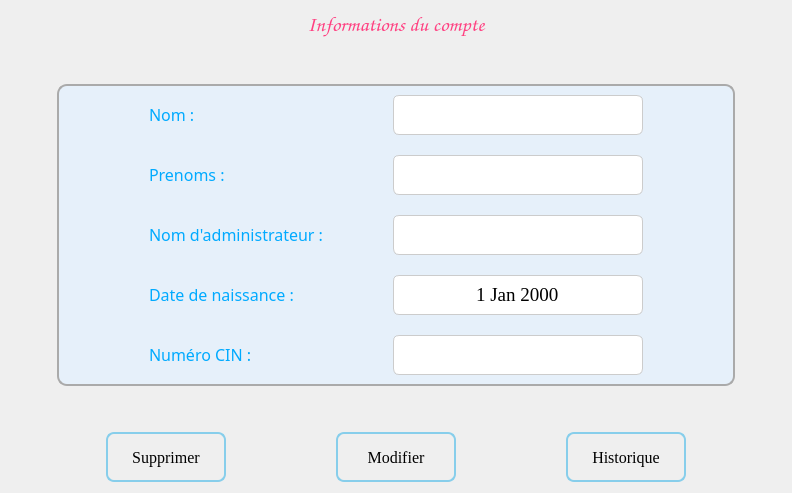
          <widget class="QWidget" name="page_3">
           <layout class="QGridLayout" name="gridLayout_5">
            <item row="2" column="0">
             <spacer name="horizontalSpacer_5">
              <property name="orientation">
               <enum>Qt::Orientation::Horizontal</enum>
              </property>
              <property name="sizeType">
               <enum>QSizePolicy::Policy::Preferred</enum>
              </property>
              <property name="sizeHint" stdset="0">
               <size>
                <width>40</width>
                <height>20</height>
               </size>
              </property>
             </spacer>
            </item>
            <item row="3" column="1">
             <spacer name="verticalSpacer_4">
              <property name="orientation">
               <enum>Qt::Orientation::Vertical</enum>
              </property>
              <property name="sizeType">
               <enum>QSizePolicy::Policy::Preferred</enum>
              </property>
              <property name="sizeHint" stdset="0">
               <size>
                <width>20</width>
                <height>40</height>
               </size>
              </property>
             </spacer>
            </item>
            <item row="1" column="1">
             <spacer name="verticalSpacer_2">
              <property name="orientation">
               <enum>Qt::Orientation::Vertical</enum>
              </property>
              <property name="sizeType">
               <enum>QSizePolicy::Policy::Preferred</enum>
              </property>
              <property name="sizeHint" stdset="0">
               <size>
                <width>20</width>
                <height>40</height>
               </size>
              </property>
             </spacer>
            </item>
            <item row="2" column="1">
             <widget class="QFrame" name="frame_3">
              <property name="sizePolicy">
               <sizepolicy hsizetype="Expanding" vsizetype="Expanding">
                <horstretch>0</horstretch>
                <verstretch>0</verstretch>
               </sizepolicy>
              </property>
              <property name="styleSheet">
               <string notr="true">QFrame {
border : 2px solid #aaaaaa;
background-color : #E6F0FA;
border-radius : 10px;
}</string>
              </property>
              <property name="frameShape">
               <enum>QFrame::Shape::StyledPanel</enum>
              </property>
              <property name="frameShadow">
               <enum>QFrame::Shadow::Raised</enum>
              </property>
              <layout class="QGridLayout" name="gridLayout_6">
               <property name="leftMargin">
                <number>50</number>
               </property>
               <property name="rightMargin">
                <number>50</number>
               </property>
               <property name="spacing">
                <number>20</number>
               </property>
               <item row="2" column="1">
                <widget class="QLabel" name="label_12">
                 <property name="sizePolicy">
                  <sizepolicy hsizetype="Fixed" vsizetype="Fixed">
                   <horstretch>0</horstretch>
                   <verstretch>0</verstretch>
                  </sizepolicy>
                 </property>
                 <property name="font">
                  <font>
                   <family>Calisto MT</family>
                   <pointsize>12</pointsize>
                  </font>
                 </property>
                 <property name="styleSheet">
                  <string notr="true">border : none;
color: #00aaff;</string>
                 </property>
                 <property name="text">
                  <string>Nom d'administrateur :</string>
                 </property>
                </widget>
               </item>
               <item row="4" column="1">
                <widget class="QLabel" name="label_15">
                 <property name="sizePolicy">
                  <sizepolicy hsizetype="Fixed" vsizetype="Fixed">
                   <horstretch>0</horstretch>
                   <verstretch>0</verstretch>
                  </sizepolicy>
                 </property>
                 <property name="font">
                  <font>
                   <family>Calisto MT</family>
                   <pointsize>12</pointsize>
                  </font>
                 </property>
                 <property name="styleSheet">
                  <string notr="true">border : none;
color: #00aaff;</string>
                 </property>
                 <property name="text">
                  <string>Numéro CIN :</string>
                 </property>
                </widget>
               </item>
               <item row="1" column="0">
                <spacer name="horizontalSpacer_19">
                 <property name="orientation">
                  <enum>Qt::Orientation::Horizontal</enum>
                 </property>
                 <property name="sizeType">
                  <enum>QSizePolicy::Policy::Preferred</enum>
                 </property>
                 <property name="sizeHint" stdset="0">
                  <size>
                   <width>40</width>
                   <height>20</height>
                  </size>
                 </property>
                </spacer>
               </item>
               <item row="0" column="1">
                <widget class="QLabel" name="label_8">
                 <property name="sizePolicy">
                  <sizepolicy hsizetype="Fixed" vsizetype="Fixed">
                   <horstretch>0</horstretch>
                   <verstretch>0</verstretch>
                  </sizepolicy>
                 </property>
                 <property name="font">
                  <font>
                   <family>Calisto MT</family>
                   <pointsize>12</pointsize>
                  </font>
                 </property>
                 <property name="styleSheet">
                  <string notr="true">border : none;
color: #00aaff;</string>
                 </property>
                 <property name="text">
                  <string>Nom :</string>
                 </property>
                </widget>
               </item>
               <item row="3" column="3">
                <widget class="QDateEdit" name="naissance">
                 <property name="sizePolicy">
                  <sizepolicy hsizetype="Expanding" vsizetype="Expanding">
                   <horstretch>0</horstretch>
                   <verstretch>0</verstretch>
                  </sizepolicy>
                 </property>
                 <property name="minimumSize">
                  <size>
                   <width>250</width>
                   <height>40</height>
                  </size>
                 </property>
                 <property name="maximumSize">
                  <size>
                   <width>360</width>
                   <height>40</height>
                  </size>
                 </property>
                 <property name="font">
                  <font>
                   <family>Times New Roman</family>
                   <pointsize>14</pointsize>
                  </font>
                 </property>
                 <property name="styleSheet">
                  <string notr="true">QDateEdit {
  border: 1px solid #ccc;
  border-radius: 6px;
}
QDateEdit:focus {
background-color : white;
border : 1px solid #a5a5a5;
}</string>
                 </property>
                 <property name="alignment">
                  <set>Qt::AlignmentFlag::AlignCenter</set>
                 </property>
                 <property name="buttonSymbols">
                  <enum>QAbstractSpinBox::ButtonSymbols::NoButtons</enum>
                 </property>
                </widget>
               </item>
               <item row="3" column="0">
                <spacer name="horizontalSpacer_21">
                 <property name="orientation">
                  <enum>Qt::Orientation::Horizontal</enum>
                 </property>
                 <property name="sizeType">
                  <enum>QSizePolicy::Policy::Preferred</enum>
                 </property>
                 <property name="sizeHint" stdset="0">
                  <size>
                   <width>40</width>
                   <height>20</height>
                  </size>
                 </property>
                </spacer>
               </item>
               <item row="4" column="3">
                <widget class="QLineEdit" name="cin">
                 <property name="sizePolicy">
                  <sizepolicy hsizetype="Expanding" vsizetype="Expanding">
                   <horstretch>0</horstretch>
                   <verstretch>0</verstretch>
                  </sizepolicy>
                 </property>
                 <property name="minimumSize">
                  <size>
                   <width>250</width>
                   <height>40</height>
                  </size>
                 </property>
                 <property name="maximumSize">
                  <size>
                   <width>360</width>
                   <height>40</height>
                  </size>
                 </property>
                 <property name="font">
                  <font>
                   <family>Times New Roman</family>
                   <pointsize>14</pointsize>
                  </font>
                 </property>
                 <property name="styleSheet">
                  <string notr="true">QLineEdit {
  border: 1px solid #ccc;
  border-radius: 6px;
}
QLineEdit:focus {
background-color : white;
border : 1px solid #a5a5a5;
}</string>
                 </property>
                 <property name="maxLength">
                  <number>12</number>
                 </property>
                 <property name="echoMode">
                  <enum>QLineEdit::EchoMode::Normal</enum>
                 </property>
                 <property name="alignment">
                  <set>Qt::AlignmentFlag::AlignCenter</set>
                 </property>
                 <property name="readOnly">
                  <bool>true</bool>
                 </property>
                </widget>
               </item>
               <item row="1" column="1">
                <widget class="QLabel" name="label_13">
                 <property name="sizePolicy">
                  <sizepolicy hsizetype="Fixed" vsizetype="Fixed">
                   <horstretch>0</horstretch>
                   <verstretch>0</verstretch>
                  </sizepolicy>
                 </property>
                 <property name="font">
                  <font>
                   <family>Calisto MT</family>
                   <pointsize>12</pointsize>
                  </font>
                 </property>
                 <property name="styleSheet">
                  <string notr="true">border : none;
color: #00aaff;</string>
                 </property>
                 <property name="text">
                  <string>Prenoms :</string>
                 </property>
                </widget>
               </item>
               <item row="0" column="0">
                <spacer name="horizontalSpacer_18">
                 <property name="orientation">
                  <enum>Qt::Orientation::Horizontal</enum>
                 </property>
                 <property name="sizeType">
                  <enum>QSizePolicy::Policy::Preferred</enum>
                 </property>
                 <property name="sizeHint" stdset="0">
                  <size>
                   <width>40</width>
                   <height>20</height>
                  </size>
                 </property>
                </spacer>
               </item>
               <item row="4" column="0">
                <spacer name="horizontalSpacer_22">
                 <property name="orientation">
                  <enum>Qt::Orientation::Horizontal</enum>
                 </property>
                 <property name="sizeType">
                  <enum>QSizePolicy::Policy::Preferred</enum>
                 </property>
                 <property name="sizeHint" stdset="0">
                  <size>
                   <width>40</width>
                   <height>20</height>
                  </size>
                 </property>
                </spacer>
               </item>
               <item row="0" column="3">
                <widget class="QLineEdit" name="nom">
                 <property name="sizePolicy">
                  <sizepolicy hsizetype="Expanding" vsizetype="Expanding">
                   <horstretch>0</horstretch>
                   <verstretch>0</verstretch>
                  </sizepolicy>
                 </property>
                 <property name="minimumSize">
                  <size>
                   <width>250</width>
                   <height>40</height>
                  </size>
                 </property>
                 <property name="maximumSize">
                  <size>
                   <width>360</width>
                   <height>40</height>
                  </size>
                 </property>
                 <property name="font">
                  <font>
                   <family>Times New Roman</family>
                   <pointsize>14</pointsize>
                  </font>
                 </property>
                 <property name="styleSheet">
                  <string notr="true">QLineEdit {
  border: 1px solid #ccc;
  border-radius: 6px;
}
QLineEdit:focus {
background-color : white;
border : 1px solid #a5a5a5;
}</string>
                 </property>
                 <property name="maxLength">
                  <number>20</number>
                 </property>
                 <property name="alignment">
                  <set>Qt::AlignmentFlag::AlignCenter</set>
                 </property>
                 <property name="readOnly">
                  <bool>true</bool>
                 </property>
                </widget>
               </item>
               <item row="2" column="3">
                <widget class="QLineEdit" name="administrateur">
                 <property name="sizePolicy">
                  <sizepolicy hsizetype="Expanding" vsizetype="Expanding">
                   <horstretch>0</horstretch>
                   <verstretch>0</verstretch>
                  </sizepolicy>
                 </property>
                 <property name="minimumSize">
                  <size>
                   <width>250</width>
                   <height>40</height>
                  </size>
                 </property>
                 <property name="maximumSize">
                  <size>
                   <width>360</width>
                   <height>40</height>
                  </size>
                 </property>
                 <property name="font">
                  <font>
                   <family>Times New Roman</family>
                   <pointsize>14</pointsize>
                  </font>
                 </property>
                 <property name="styleSheet">
                  <string notr="true">QLineEdit {
  border: 1px solid #ccc;
  border-radius: 6px;
}
QLineEdit:focus {
background-color : white;
border : 1px solid #a5a5a5;
}</string>
                 </property>
                 <property name="maxLength">
                  <number>20</number>
                 </property>
                 <property name="alignment">
                  <set>Qt::AlignmentFlag::AlignCenter</set>
                 </property>
                 <property name="readOnly">
                  <bool>true</bool>
                 </property>
                </widget>
               </item>
               <item row="2" column="0">
                <spacer name="horizontalSpacer_20">
                 <property name="orientation">
                  <enum>Qt::Orientation::Horizontal</enum>
                 </property>
                 <property name="sizeType">
                  <enum>QSizePolicy::Policy::Preferred</enum>
                 </property>
                 <property name="sizeHint" stdset="0">
                  <size>
                   <width>40</width>
                   <height>20</height>
                  </size>
                 </property>
                </spacer>
               </item>
               <item row="0" column="2">
                <spacer name="horizontalSpacer_13">
                 <property name="orientation">
                  <enum>Qt::Orientation::Horizontal</enum>
                 </property>
                 <property name="sizeType">
                  <enum>QSizePolicy::Policy::Fixed</enum>
                 </property>
                 <property name="sizeHint" stdset="0">
                  <size>
                   <width>50</width>
                   <height>20</height>
                  </size>
                 </property>
                </spacer>
               </item>
               <item row="3" column="2">
                <spacer name="horizontalSpacer_16">
                 <property name="orientation">
                  <enum>Qt::Orientation::Horizontal</enum>
                 </property>
                 <property name="sizeType">
                  <enum>QSizePolicy::Policy::Fixed</enum>
                 </property>
                 <property name="sizeHint" stdset="0">
                  <size>
                   <width>50</width>
                   <height>20</height>
                  </size>
                 </property>
                </spacer>
               </item>
               <item row="1" column="2">
                <spacer name="horizontalSpacer_14">
                 <property name="orientation">
                  <enum>Qt::Orientation::Horizontal</enum>
                 </property>
                 <property name="sizeType">
                  <enum>QSizePolicy::Policy::Fixed</enum>
                 </property>
                 <property name="sizeHint" stdset="0">
                  <size>
                   <width>50</width>
                   <height>20</height>
                  </size>
                 </property>
                </spacer>
               </item>
               <item row="3" column="1">
                <widget class="QLabel" name="label_14">
                 <property name="sizePolicy">
                  <sizepolicy hsizetype="Fixed" vsizetype="Fixed">
                   <horstretch>0</horstretch>
                   <verstretch>0</verstretch>
                  </sizepolicy>
                 </property>
                 <property name="font">
                  <font>
                   <family>Calisto MT</family>
                   <pointsize>12</pointsize>
                  </font>
                 </property>
                 <property name="styleSheet">
                  <string notr="true">border : none;
color: #00aaff;</string>
                 </property>
                 <property name="text">
                  <string>Date de naissance :</string>
                 </property>
                </widget>
               </item>
               <item row="2" column="2">
                <spacer name="horizontalSpacer_15">
                 <property name="orientation">
                  <enum>Qt::Orientation::Horizontal</enum>
                 </property>
                 <property name="sizeType">
                  <enum>QSizePolicy::Policy::Fixed</enum>
                 </property>
                 <property name="sizeHint" stdset="0">
                  <size>
                   <width>50</width>
                   <height>20</height>
                  </size>
                 </property>
                </spacer>
               </item>
               <item row="1" column="3">
                <widget class="QLineEdit" name="prenoms">
                 <property name="sizePolicy">
                  <sizepolicy hsizetype="Expanding" vsizetype="Expanding">
                   <horstretch>0</horstretch>
                   <verstretch>0</verstretch>
                  </sizepolicy>
                 </property>
                 <property name="minimumSize">
                  <size>
                   <width>250</width>
                   <height>40</height>
                  </size>
                 </property>
                 <property name="maximumSize">
                  <size>
                   <width>360</width>
                   <height>40</height>
                  </size>
                 </property>
                 <property name="font">
                  <font>
                   <family>Times New Roman</family>
                   <pointsize>14</pointsize>
                  </font>
                 </property>
                 <property name="styleSheet">
                  <string notr="true">QLineEdit {
  border: 1px solid #ccc;
  border-radius: 6px;
}
QLineEdit:focus {
background-color : white;
border : 1px solid #a5a5a5;
}</string>
                 </property>
                 <property name="maxLength">
                  <number>20</number>
                 </property>
                 <property name="echoMode">
                  <enum>QLineEdit::EchoMode::Normal</enum>
                 </property>
                 <property name="alignment">
                  <set>Qt::AlignmentFlag::AlignCenter</set>
                 </property>
                 <property name="readOnly">
                  <bool>true</bool>
                 </property>
                </widget>
               </item>
               <item row="4" column="2">
                <spacer name="horizontalSpacer_17">
                 <property name="orientation">
                  <enum>Qt::Orientation::Horizontal</enum>
                 </property>
                 <property name="sizeType">
                  <enum>QSizePolicy::Policy::Fixed</enum>
                 </property>
                 <property name="sizeHint" stdset="0">
                  <size>
                   <width>50</width>
                   <height>20</height>
                  </size>
                 </property>
                </spacer>
               </item>
               <item row="0" column="4">
                <spacer name="horizontalSpacer_23">
                 <property name="orientation">
                  <enum>Qt::Orientation::Horizontal</enum>
                 </property>
                 <property name="sizeType">
                  <enum>QSizePolicy::Policy::Preferred</enum>
                 </property>
                 <property name="sizeHint" stdset="0">
                  <size>
                   <width>40</width>
                   <height>20</height>
                  </size>
                 </property>
                </spacer>
               </item>
               <item row="1" column="4">
                <spacer name="horizontalSpacer_24">
                 <property name="orientation">
                  <enum>Qt::Orientation::Horizontal</enum>
                 </property>
                 <property name="sizeType">
                  <enum>QSizePolicy::Policy::Preferred</enum>
                 </property>
                 <property name="sizeHint" stdset="0">
                  <size>
                   <width>40</width>
                   <height>20</height>
                  </size>
                 </property>
                </spacer>
               </item>
               <item row="2" column="4">
                <spacer name="horizontalSpacer_25">
                 <property name="orientation">
                  <enum>Qt::Orientation::Horizontal</enum>
                 </property>
                 <property name="sizeType">
                  <enum>QSizePolicy::Policy::Preferred</enum>
                 </property>
                 <property name="sizeHint" stdset="0">
                  <size>
                   <width>40</width>
                   <height>20</height>
                  </size>
                 </property>
                </spacer>
               </item>
               <item row="3" column="4">
                <spacer name="horizontalSpacer_26">
                 <property name="orientation">
                  <enum>Qt::Orientation::Horizontal</enum>
                 </property>
                 <property name="sizeType">
                  <enum>QSizePolicy::Policy::Preferred</enum>
                 </property>
                 <property name="sizeHint" stdset="0">
                  <size>
                   <width>40</width>
                   <height>20</height>
                  </size>
                 </property>
                </spacer>
               </item>
               <item row="4" column="4">
                <spacer name="horizontalSpacer_27">
                 <property name="orientation">
                  <enum>Qt::Orientation::Horizontal</enum>
                 </property>
                 <property name="sizeType">
                  <enum>QSizePolicy::Policy::Preferred</enum>
                 </property>
                 <property name="sizeHint" stdset="0">
                  <size>
                   <width>40</width>
                   <height>20</height>
                  </size>
                 </property>
                </spacer>
               </item>
              </layout>
             </widget>
            </item>
            <item row="0" column="1">
             <widget class="QLabel" name="label_194">
              <property name="sizePolicy">
               <sizepolicy hsizetype="Preferred" vsizetype="Fixed">
                <horstretch>0</horstretch>
                <verstretch>0</verstretch>
               </sizepolicy>
              </property>
              <property name="font">
               <font>
                <family>Comic Sans MS</family>
                <pointsize>16</pointsize>
               </font>
              </property>
              <property name="styleSheet">
               <string notr="true">color: #FF4081;</string>
              </property>
              <property name="text">
               <string>Informations du compte</string>
              </property>
              <property name="textFormat">
               <enum>Qt::TextFormat::AutoText</enum>
              </property>
              <property name="alignment">
               <set>Qt::AlignmentFlag::AlignCenter</set>
              </property>
              <property name="margin">
               <number>10</number>
              </property>
             </widget>
            </item>
            <item row="2" column="2">
             <spacer name="horizontalSpacer_6">
              <property name="orientation">
               <enum>Qt::Orientation::Horizontal</enum>
              </property>
              <property name="sizeType">
               <enum>QSizePolicy::Policy::Preferred</enum>
              </property>
              <property name="sizeHint" stdset="0">
               <size>
                <width>40</width>
                <height>20</height>
               </size>
              </property>
             </spacer>
            </item>
            <item row="4" column="0" colspan="3">
             <layout class="QHBoxLayout" name="horizontalLayout_41">
              <property name="spacing">
               <number>20</number>
              </property>
              <property name="leftMargin">
               <number>50</number>
              </property>
              <property name="rightMargin">
               <number>50</number>
              </property>
              <item alignment="Qt::AlignmentFlag::AlignHCenter">
               <widget class="QPushButton" name="btnSupprimer">
                <property name="enabled">
                 <bool>true</bool>
                </property>
                <property name="sizePolicy">
                 <sizepolicy hsizetype="Fixed" vsizetype="Fixed">
                  <horstretch>0</horstretch>
                  <verstretch>0</verstretch>
                 </sizepolicy>
                </property>
                <property name="minimumSize">
                 <size>
                  <width>120</width>
                  <height>50</height>
                 </size>
                </property>
                <property name="maximumSize">
                 <size>
                  <width>200</width>
                  <height>60</height>
                 </size>
                </property>
                <property name="font">
                 <font>
                  <family>Georgia</family>
                  <pointsize>12</pointsize>
                 </font>
                </property>
                <property name="styleSheet">
                 <string notr="true">QPushButton {
    background: qlineargradient(x1:0, y1:0, x2:0, y2:1,
                                stop:0 #00aaff, stop:1 #f0f0f0);
    border: 2px solid skyblue;
    border-radius: 8px;
    padding: 5px;
    color: black;
}

QPushButton:hover {
    background: qlineargradient(x1:0, y1:0, x2:0, y2:1,
                                stop:0 #f0f0f0, stop:1 #00aaff);
    border: 2px solid skyblue;
}

QPushButton:pressed {
    background: qlineargradient(x1:0, y1:0, x2:0, y2:1,
                                stop:0 #f0f0f0, stop:1 #0080ff);
    border: 2px solid teal;
}</string>
                </property>
                <property name="text">
                 <string>Supprimer</string>
                </property>
                <property name="icon">
                 <iconset theme="QIcon::ThemeIcon::EditDelete"/>
                </property>
                <property name="iconSize">
                 <size>
                  <width>20</width>
                  <height>20</height>
                 </size>
                </property>
               </widget>
              </item>
              <item alignment="Qt::AlignmentFlag::AlignHCenter">
               <widget class="QPushButton" name="btnModifier">
                <property name="enabled">
                 <bool>true</bool>
                </property>
                <property name="sizePolicy">
                 <sizepolicy hsizetype="Fixed" vsizetype="Fixed">
                  <horstretch>0</horstretch>
                  <verstretch>0</verstretch>
                 </sizepolicy>
                </property>
                <property name="minimumSize">
                 <size>
                  <width>120</width>
                  <height>50</height>
                 </size>
                </property>
                <property name="maximumSize">
                 <size>
                  <width>200</width>
                  <height>60</height>
                 </size>
                </property>
                <property name="font">
                 <font>
                  <family>Georgia</family>
                  <pointsize>12</pointsize>
                 </font>
                </property>
                <property name="styleSheet">
                 <string notr="true">QPushButton {
    background: qlineargradient(x1:0, y1:0, x2:0, y2:1,
                                stop:0 #00aaff, stop:1 #f0f0f0);
    border: 2px solid skyblue;
    border-radius: 8px;
    padding: 5px;
    color: black;
}

QPushButton:hover {
    background: qlineargradient(x1:0, y1:0, x2:0, y2:1,
                                stop:0 #f0f0f0, stop:1 #00aaff);
    border: 2px solid skyblue;
}

QPushButton:pressed {
    background: qlineargradient(x1:0, y1:0, x2:0, y2:1,
                                stop:0 #f0f0f0, stop:1 #0080ff);
    border: 2px solid teal;
}</string>
                </property>
                <property name="text">
                 <string>Modifier</string>
                </property>
                <property name="icon">
                 <iconset resource="ressources/icons.qrc">
                  <normaloff>:/icons/modifier.png</normaloff>:/icons/modifier.png</iconset>
                </property>
                <property name="iconSize">
                 <size>
                  <width>20</width>
                  <height>20</height>
                 </size>
                </property>
               </widget>
              </item>
              <item alignment="Qt::AlignmentFlag::AlignHCenter">
               <widget class="QPushButton" name="btnHistorique">
                <property name="sizePolicy">
                 <sizepolicy hsizetype="Fixed" vsizetype="Fixed">
                  <horstretch>0</horstretch>
                  <verstretch>0</verstretch>
                 </sizepolicy>
                </property>
                <property name="minimumSize">
                 <size>
                  <width>120</width>
                  <height>50</height>
                 </size>
                </property>
                <property name="maximumSize">
                 <size>
                  <width>200</width>
                  <height>60</height>
                 </size>
                </property>
                <property name="font">
                 <font>
                  <family>Georgia</family>
                  <pointsize>12</pointsize>
                 </font>
                </property>
                <property name="styleSheet">
                 <string notr="true">QPushButton {
    background: qlineargradient(x1:0, y1:0, x2:0, y2:1,
                                stop:0 #00aaff, stop:1 #f0f0f0);
    border: 2px solid skyblue;
    border-radius: 8px;
    padding: 5px;
    color: black;
}

QPushButton:hover {
    background: qlineargradient(x1:0, y1:0, x2:0, y2:1,
                                stop:0 #f0f0f0, stop:1 #00aaff);
    border: 2px solid skyblue;
}

QPushButton:pressed {
    background: qlineargradient(x1:0, y1:0, x2:0, y2:1,
                                stop:0 #f0f0f0, stop:1 #0080ff);
    border: 2px solid teal;
}</string>
                </property>
                <property name="text">
                 <string>Historique</string>
                </property>
                <property name="icon">
                 <iconset resource="ressources/icons.qrc">
                  <normaloff>:/icons/detail.png</normaloff>:/icons/detail.png</iconset>
                </property>
                <property name="iconSize">
                 <size>
                  <width>20</width>
                  <height>20</height>
                 </size>
                </property>
               </widget>
              </item>
             </layout>
            </item>
           </layout>
          </widget>
